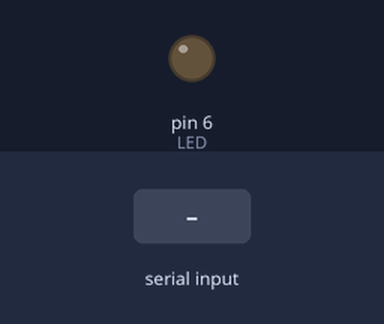
A sketch run on a simulated Arduino Uno, built with avr-gcc and run on an emulated ATmega328P. Shown: output pins drawn as LEDs (lit = HIGH). The inputs (shaded band) are chosen by the test bench.

Above: at 1.0 s.
1.1 s: "90,45\n" received over Serial
At 1.8 s:
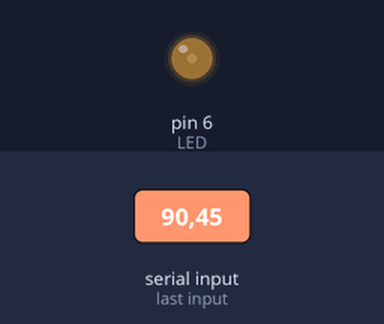
2.9 s: "30,150\n" received over Serial
At 3.2 s:
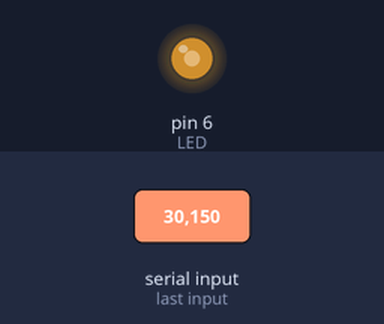
4.4 s: "90\n" received over Serial
At 5.4 s:
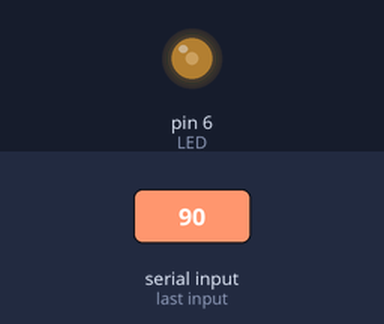
5.9 s: "200\n" received over Serial
At 6.6 s:
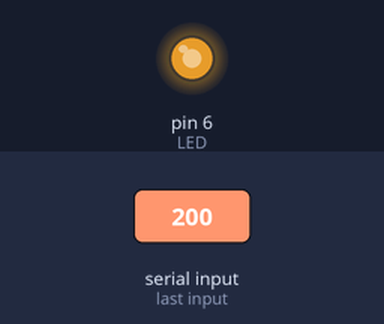
Timing chart, 0 to 8.4 s (numbered marks = the images above; inputs shaded):
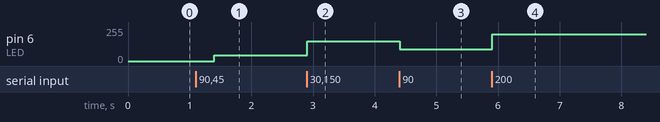

The sketch:

WK11_EX2_LEDBrightness.ino
```cpp
int LED = 6;
int brightness;

void setup() {
  Serial.begin(9600);

  // start the handshake
  while (Serial.available() <= 0) {
    digitalWrite(LED_BUILTIN, HIGH); // on/blink while waiting for serial data
    // Serial.println("0"); // send a starting message
    delay(300);            // wait 1/3 second
    digitalWrite(LED_BUILTIN, LOW);
    delay(50);
  }

  pinMode(LED, OUTPUT);

}

void loop() {

  while (Serial.available()) {

    brightness = Serial.parseInt();
    if (Serial.read() == '\n'){
      analogWrite(LED, brightness);
    }
  }

}
```

Measured:
- after the input at 1.1 s, pin 6 (LED): 0/255 → 45/255 after 0.30 s
- after the input at 2.9 s, pin 6 (LED): 45/255 → 150/255 at once
- after the input at 4.4 s, pin 6 (LED): 150/255 → 90/255 at once
- after the input at 5.9 s, pin 6 (LED): 90/255 → 200/255 at once
